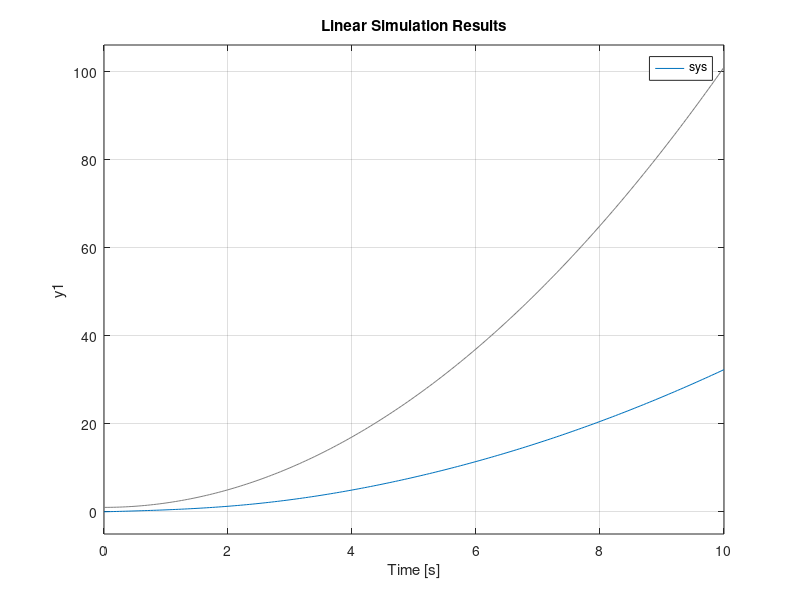

Reproduce this figure in MATLAB.
clc, clear, close all;

%let's see how we can simulate a dynamic system in matlab


%to simulate a system we first create a system 
sys = tf([1, 2], [3, 4, 6]);


%if we want to simulate we need a certain timespan in wich the simulation
%will run 
t_span = 0 : 0.05 : 10;


%then we will also need to provide an input to the system
u = t_span.^2 +1;


%then we can call the linear simulation function passing all three of this,
%this function will simulate the system and provide the response plot we
%can modify the plot as usual
lsim(sys, u, t_span)